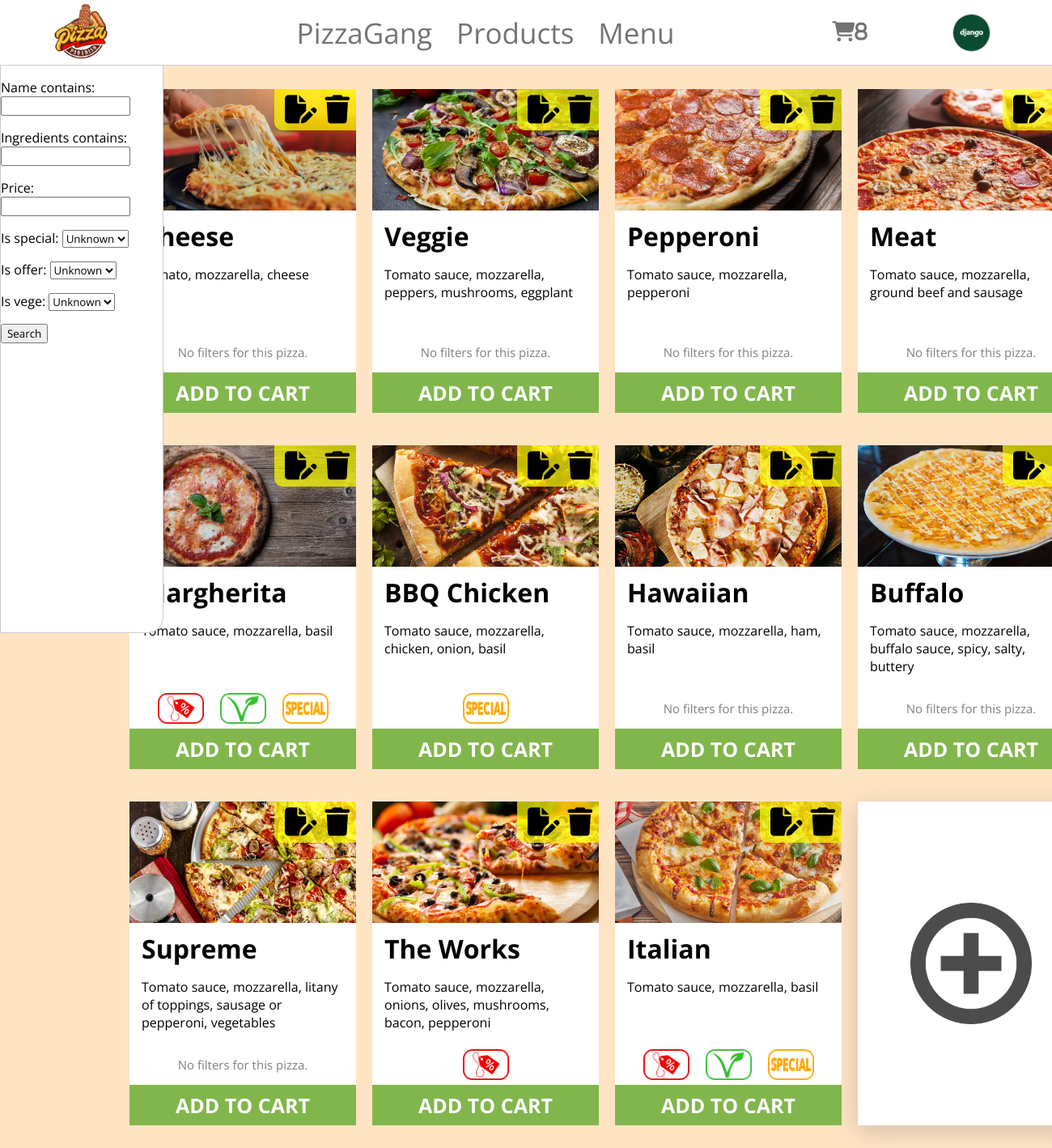
Before: /menu/ (signed in) with the older database file.
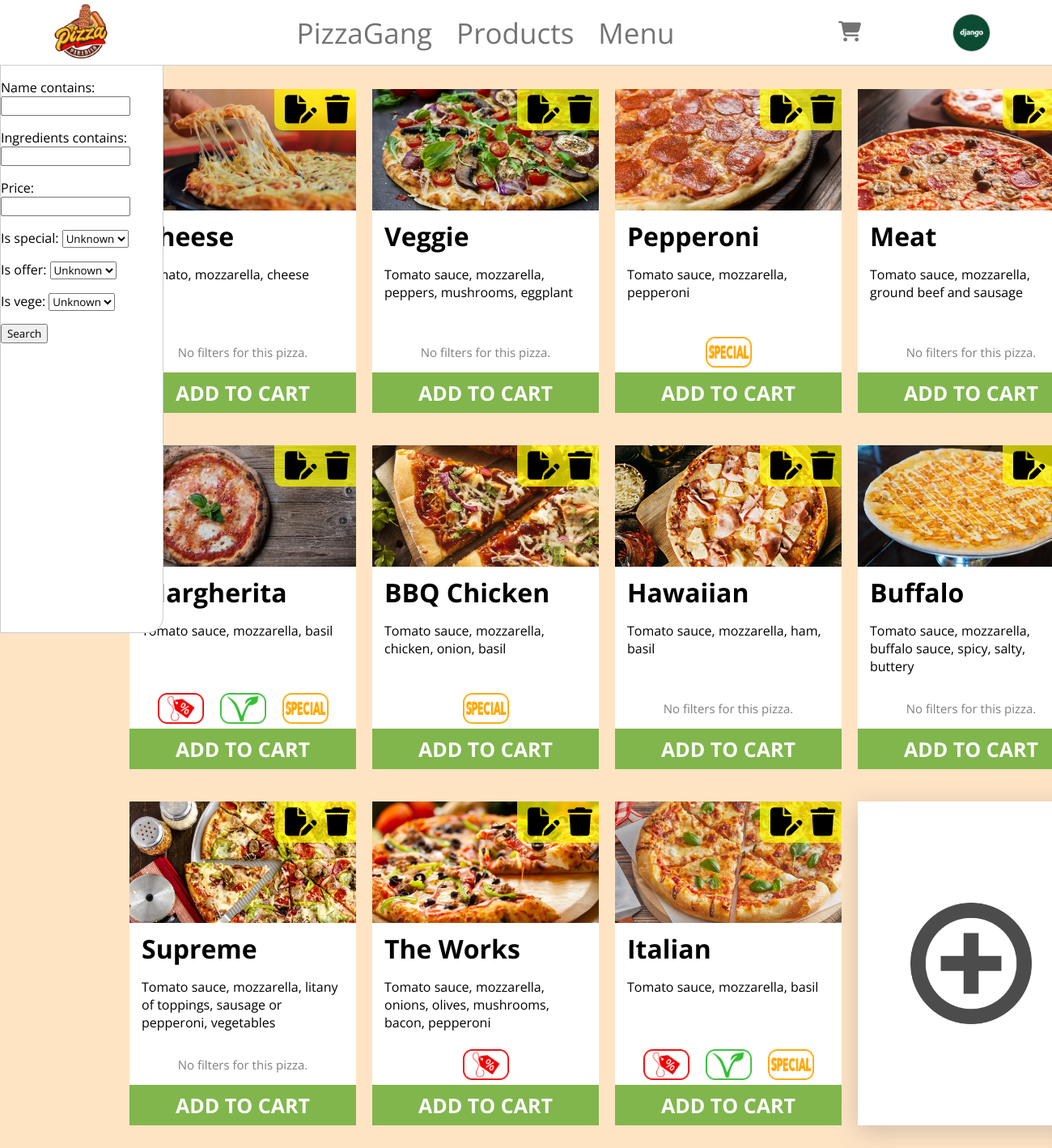
After: the same page with the newer database file.
### PizzaGang/main/models.py (models this page shows, shortened)
class Pizza(models.Model):
    name = models.CharField(max_length=30)
    ingredients = models.TextField()
    image = models.ImageField(upload_to='static/images/pizza/')
    price = models.FloatField()
    is_special = models.BooleanField(blank=True, null=True)
    is_offer = models.BooleanField(blank=True, null=True)
    is_vege = models.BooleanField(blank=True, null=True)
    discount = models.IntegerField(blank=True, null=True)

### PizzaGang/main/views.py (the view)
# urls.py: path('menu/', MenuView, name='menu'),
def MenuView(request):
    pizza_list = Pizza.objects.all()
    pizza_filter = PizzaOrderFilter(request.GET, queryset=pizza_list)
    context = {
        'pizza_list': pizza_list,
        'pizza_filter': pizza_filter,
    }
    return render(request, 'pizza/menu.html', context)

### PizzaGang/main/context_processors.py (called while the page is built)
def get_cart_items_count(request):
    user = request.user
    cart = Cart.objects.get(user=user)
    cart_items = CartItem.objects.filter(cart=cart)
    cart_items_count = cart_items.count()
    return {'cart_items_count': cart_items_count}

### templates/pizza/menu.html (shortened to what this page needs)
{% extends 'base/base.html' %}
{% load static %}
{% block head %}
    <link rel="stylesheet" href="{% static 'css/menu.css' %}">
{% endblock %}
{% block content %}
    <div class="sidebar">
        <form method="get" action="{% url 'menu' %}">
            {{ pizza_filter.form.as_p }}
            <button type="submit">Search</button>
        </form>
    </div>
    <div class="main-container">
        {% for pizza in pizza_filter.qs %}
        <div class="pizza-container">
        <div class="edit-delete-pizza-container">
            <div>
                <a href="{% url 'edit_pizza' pizza.pk %}">
                    <i class="fa-solid fa-file-pen"></i>
                </a>
            </div>
            <div>
                <a href="{% url 'delete_pizza' pizza.pk %}">
                    <i class="fa-solid fa-trash"></i>
                </a>
            </div>
        </div>
            <div class="img-container">
                <img src="{{ pizza.image.url }}" alt="pizza-img">
            </div>
            <div class="info-container">
                <h1>{{ pizza.name }}</h1>
                <p class="ingredients">{{ pizza.ingredients|truncatechars:80 }}</p>
            </div>
            <div class="filters-container">
                {% if pizza.is_offer %}
                    <img src="{% static 'images/icons/discount.png' %}" alt="pizza-offer-img">
                {% endif %}
                {% if pizza.is_vege %}
                    <img src="{% static 'images/icons/vege.png' %}" alt="pizza-vege-img">
                {% endif %}
                {% if pizza.is_special %}
                    <img src="{% static 'images/icons/special.png' %}" alt="pizza-special-img">
                {% endif %}
                {% if not pizza.is_special and not pizza.is_vege and not pizza.is_offer %}
                    <p>No filters for this pizza.</p>
                {% endif %}
            </div>
            <div class="order-button-container">
                <form action="{% url 'add_to_cart' pizza.pk %}" method="post">
                    <button type="submit">ADD TO CART</button>
                </form>
            </div>
        </div>
        {% endfor %}
        <a href="{% url 'create_pizza' %}">
            <div class="add-pizza-container">
                <img src="{% static 'images/icons/add.png' %}" alt="add-pizza">
            </div>
        </a>
    </div>
{% endblock %}

### templates/base/base.html (shortened to what this page needs)
{% load static %}
<!DOCTYPE html>
<html lang="en">
<head>
    {% block head %}{% endblock %}
</head>
<body>
<div class="header">
    <div class="logo-container">
        <a href="{% url 'home' %}">
            <img src="{% static 'images/logo.png' %}" alt="logo">
        </a>
    </div>
    <div class="menu-container">
        <div>
            <a href="">PizzaGang</a>
        </div>
        <div>
            <a href="">Products</a>
        </div>
        <div>
            <a href="{% url 'menu' %}">Menu</a>
        </div>
    </div>
    <div class="cart-container-base">
        <a href="{% url 'show_cart' %}">
            {% if cart_items_count > 0 %}
                <i class="fa-solid fa-cart-shopping fa-beat-fade">{{ cart_items_count }}</i>
            {% else %}
                <i class="fa-solid fa-cart-shopping"></i>
            {% endif %}
        </a>
    </div>
    <div class="avatar-container">
        {% if user.is_authenticated %}
                <a href="{% url 'show_user' user.pk %}">
                    <div class="img-selector">
                        {% if user.profile.avatar %}
                            <img src="{{ user.profile.avatar.url }}" alt="avatar">
                        {% else %}
                            <img src="{% static 'images/avatars/default-avatar.jpg' %}" alt="default-avatar">
                        {% endif %}
                    </div>
                </a>
        {% else %}
            <a class="sign_in" href="{% url 'sign_in' %}">Sign In</a>
        {% endif %}
    </div>
</div>
{% block content %}
{% endblock %}
</body>
</html>

Changed rows visible on the page:
changed Pizza "Pepperoni": is_special: picture added; no longer shows "No filters for this pizza."
Other visible differences:
{{ cart_items_count }}: "8" → (not shown)
